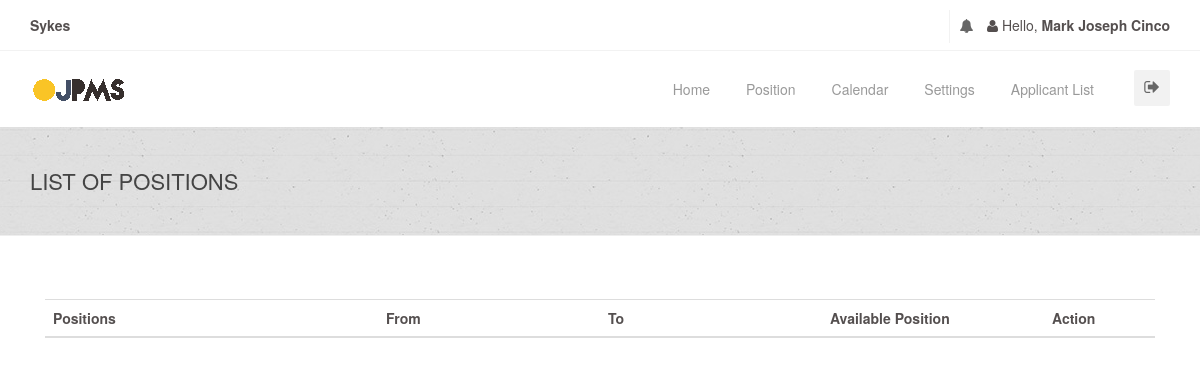
/company/company-positionlist.php (signed in), run on an earlier commit of the app's database.
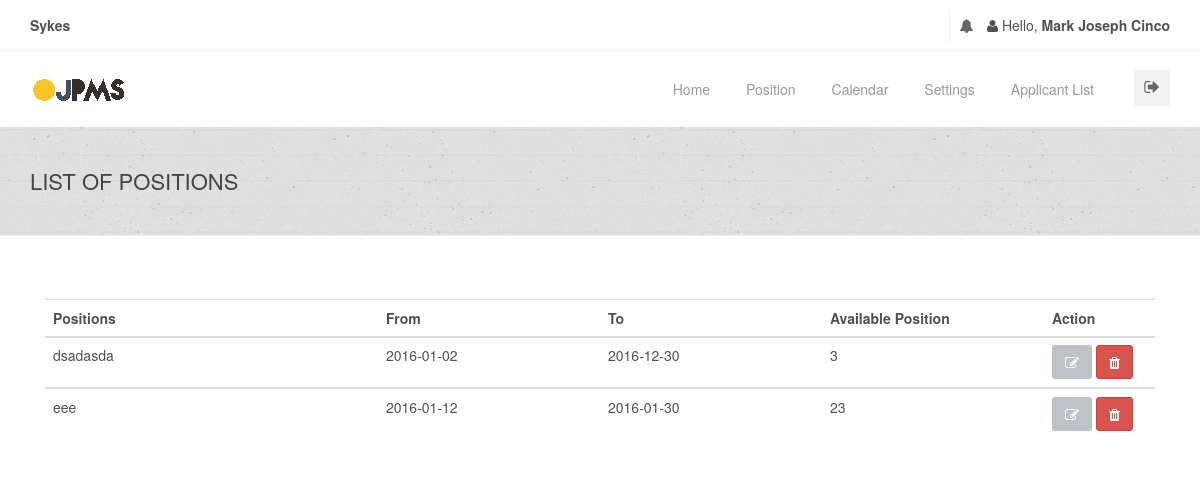
And on a later commit of the database.
### tables this page shows
CREATE TABLE `companyinfotbl` (
  `CompanyID` int(255) NOT NULL AUTO_INCREMENT,
  `CompanyName` varchar(255) DEFAULT NULL,
  `Description` varchar(10000) DEFAULT NULL,
  `Industry` varchar(255) DEFAULT '',
  `Classification` varchar(255) DEFAULT NULL,
  `City` varchar(255) DEFAULT NULL,
  `PostalCode` varchar(255) DEFAULT NULL,
  `PhoneNum` varchar(255) DEFAULT NULL,
  `MobileNum` varchar(255) DEFAULT NULL,
  `Fax` varchar(255) DEFAULT NULL,
  `FirstName` varchar(255) DEFAULT NULL,
  `MiddleName` varchar(255) DEFAULT NULL,
  `LastName` varchar(255) DEFAULT NULL,
  `Position` varchar(255) DEFAULT NULL,
  `Department` varchar(255) DEFAULT NULL,
  `Email` varchar(255) DEFAULT NULL,
  `Password` varchar(255) DEFAULT NULL,
  `SaltedPassword` varchar(255) DEFAULT NULL,
  `Address` varchar(255) DEFAULT NULL,
  `Status` varchar(255) DEFAULT NULL,
  `Wesbite` varchar(255) DEFAULT NULL,
  PRIMARY KEY (`CompanyID`)
);

CREATE TABLE `comppositiontbl` (
  `PositionID` int(11) NOT NULL AUTO_INCREMENT,
  `CompanyID` varchar(50) DEFAULT NULL,
  `Email` varchar(255) DEFAULT NULL,
  `PostingDateFrom` varchar(255) DEFAULT NULL,
  `PostingDateTo` varchar(255) DEFAULT NULL,
  `PositionLevel` varchar(255) DEFAULT NULL,
  `JobDescription` varchar(255) DEFAULT NULL,
  `JSpecialization` varchar(255) DEFAULT NULL,
  `EType` varchar(255) DEFAULT NULL,
  `AvPosition` varchar(255) DEFAULT NULL,
  `MonthlySalary` varchar(255) DEFAULT NULL,
  `YExperience` varchar(255) DEFAULT NULL,
  `RelatedCourses` varchar(255) DEFAULT NULL,
  `DegreeLevel` varchar(255) DEFAULT NULL,
  `Languages` varchar(255) DEFAULT NULL,
  `ReqSkills` varchar(500) DEFAULT NULL,
  PRIMARY KEY (`PositionID`)
);

### connection.php (called while the page is built, shortened)
<?php
class GSecureSQLConfig
{
    static function get_mysqli_config($type = NULL)
    {
        if (strtoupper($type) == 'LOCALHOST') {
            return array(
                'host' => 'localhost:3306',
                'user' => 'root',
                'pass' => '',
                'db' => 'e2edb'
            );
        } else {
            return array(
                'host' => 'mysql.hostinger.ph',
                'user' => 'u987316885_e2edb',
                'pass' => 'o2ehQX3wqO',
                'db' => 'u987316885_e2edb'
            );
        }
    }
}
class GSecureSQL
{
    private static $config;
    private static function _get_mysqli_config()
    {
        self::$config = GSecureSQLConfig::get_mysqli_config();
    }
    static function query($sql, $has_return = FALSE, $types = NULL)
    {
        $cn = new mysqli(
            self::$config['host'],
            self::$config['user'],
            self::$config['pass'],
            self::$config['db']
        );
        $ret = NULL;
        $st = $cn->prepare($sql);
        if (is_null($types)) {
            if (!$has_return) {
                $st->execute();
                $st->close();
                $cn->close();
                $ret = 'Query has been executed';
            } else {
                $st->execute();
                $code_result = '$st->bind_result(';
                $bool = false;
                $p = array();
                for($i = 0; $i < $st->field_count; $i++){
                    if(!$bool){
                        $bool = true;
                        $code_result .= '$p[' . $i . ']';
                    }else{
                        $code_result .= ',$p[' . $i . ']';
                    }
                }
                $code_result .= ');';
                eval($code_result);
                $ret = array();
                $k = 0;
                while($st->fetch()){
                    for($i = 0; $i < count($p); $i++){
                        $ret[$k][$i] = $p[$i];
                    }
                    $k++;
                }
                $st->close();
                $cn->close();
            }
        } else {
            if (!$has_return) {
                $arg = func_get_args();
                $code = '$st->bind_param($types';
                for ($i = 3; $i < count($arg); $i++) {
                    $code .= ',$arg[' . $i . ']';
                }
                $code .= ');';
                eval($code);
                $st->execute();
                $st->close();
                $cn->close();
            } else {
                $arg = func_get_args();
                $code = '$st->bind_param($types';
                for ($i = 3; $i < count($arg); $i++) {
                    $code .= ',$arg[' . $i . ']';
                }
                $code .= ');';
                eval($code);
                $st->execute();
                $code_result = '$st->bind_result(';
                $bool = false;
                $p = array();
                for($i = 0; $i < $st->field_count; $i++){
                    if(!$bool){
                        $bool = true;
                        $code_result .= '$p[' . $i . ']';
                    }else{
                        $code_result .= ',$p[' . $i . ']';
                    }
                }
                $code_result .= ');';
                eval($code_result);
                $ret = array();
                $k = 0;
                while($st->fetch()){
                    for($i = 0; $i < count($p); $i++){
                        $ret[$k][$i] = $p[$i];
                    }
                    $k++;
                }
            }
        }
        return $ret;
    }
}

### company/company-positionlist.php (the view, shortened to what this page needs)
<?php
include('../connection.php');
if(isset($_SESSION['CompanyID'])){
    $CompanyID = $_SESSION['CompanyID'];
}
else{
    header("location: ../login-company.php");
}
$companyinfo_tbl =
    GSecureSQL::query(
        "SELECT CompanyName, FirstName, LastName FROM companyinfotbl WHERE CompanyID = ?",
        TRUE,
        "s",
        $CompanyID
    );
$CompanyName = $companyinfo_tbl[0][0];
$cFirstName = $companyinfo_tbl[0][1];
$cLastName = $companyinfo_tbl[0][2];
?>
<!doctype html>
<html lang="en">
<head>
    <link href="../css/bootstrap.min.css" rel="stylesheet"/>
    <link href="../css/bootstrapValidator.min.css" rel="stylesheet"/>
    <link rel="stylesheet" href="../css/font-awesome.min.css" type="text/css" media="screen">
    <link href="../fonts/ffonts/montserrat.css" rel="stylesheet" type="text/css">
    <link href="../fonts/ffonts/kaushan.css" rel="stylesheet" type="text/css">
    <link href="../fonts/ffonts/droid.css" rel="stylesheet" type="text/css">
    <link href="../fonts/ffonts/roboto.css" rel="stylesheet" type="text/css">
    <link rel="stylesheet" type="text/css" href="../css/slicknav.css" media="screen">
    <link rel="stylesheet" type="text/css" href="../css/style.css" media="screen">
    <link rel="stylesheet" type="text/css" href="../css/responsive.css" media="screen">
    <link rel="stylesheet" type="text/css" href="../css/animate.css" media="screen">
    <link rel="stylesheet" type="text/css" href="../css/colors/yellow.css" title="yellow" media="screen"/>
</head>
<body>
<div id="container">
    <div class="hidden-header"></div>
    <header class="clearfix">
        <div class="top-bar">
            <div class="container">
                <div class="row">
                    <div class="col-md-6">
                        <ul class="contact-details">
                            <li class="profile-name"><b><?php echo $CompanyName; ?></b></li>
                        </ul>
                    </div>
                    <div class="col-md-6">
                        <ul class="social-list">
                            <li class="profile-name">
                                <a class="bell itl-tooltip" data-placement="bottom" title="" href="#"
                                   data-original-title="Notification"><i class="fa fa-bell"></i></a>
                            </li>
                            <li class="profile-name">
                            </li>
                            <li class="profile-name">
                                <i class="fa fa-user"></i> Hello, <b><?php echo $cFirstName . " " . $cLastName; ?></b>
                            </li>
                        </ul>
                    </div>
                </div>
            </div>
        </div>
        <div class="navbar navbar-default navbar-top">
            <div class="container">
                <div class="navbar-header">
                    <a class="navbar-brand" href="">
                        <img src="../images/ojpms.png">
                    </a>
                </div>
                <div class="navbar-collapse collapse">
                    <div class="signout-side">
                        <a class="show-signout" data-toggle='modal' data-target='#Logout'><i class="fa fa-sign-out"></i></a>
                    </div>
                    <ul class="nav navbar-nav navbar-right">
                        <li>
                            <a href="company.php">Home</a>
                        </li>
                        <li>
                            <a>Position</a>
                        </li>
                        <li>
                            <a href="company-calendar.php">Calendar</a>
                        </li>
                        <li><a href="company-settings.php">Settings</a>
                        </li>
                        <li>
                            <a>Applicant List</a>
                        </li>
                    </ul>
                </div>
            </div>
    </header>
</div>
<div class="page-banner" style="padding:40px 0; center #f9f9f9;">
    <div class="container">
        <div class="row">
            <div class="col-md-6">
                <h2>List of Positions</h2>
            </div>
        </div>
    </div>
</div>
<br><br><br>
<div class="container">
    <div class="col-md-12">
        <table class="table segment table-hover" width="100%" cellpadding="0">
            <thead>
            <tr>
                <th width='30%' class='tabletitle'>Positions</th>
                <th width='20%' class='tabletitle'>From</th>
                <th width='20%' class='tabletitle'>To</th>
                <th width='20%' class='tabletitle'>Available Position</th>
                <th width='15%' class='tabletitle'>Action</th>
            </thead>
            <?php
            $compposition_tbl =
                GSecureSQL::query(
                    "SELECT
                        PositionID,
                        PositionLevel,
                        PostingDateFrom,
                        PostingDateTo,
                        AvPosition
                    FROM
                      comppositiontbl
                    WHERE CompanyID = ? ORDER BY PostingDateFrom ASC",
                    TRUE,
                    "s",
                    $CompanyID
                );
            foreach ($compposition_tbl as $value) {
                $PositionLevel = $value[1];
                $PostingDateFrom = $value[2];
                $PostingDateTo = $value[3];
                $AvPosition = $value[4];
                ?>
                <tbody>
                <tr>
                    <td width=20% class='tabletitle'><?php echo $PositionLevel; ?></td>
                    <td width=20% class='tabletitle'><?php echo $PostingDateFrom; ?></td>
                    <td width=20% class='tabletitle'><?php echo $PostingDateTo; ?></td>
                    <td width=20% class='tabletitle'><?php echo $AvPosition; ?></td>
                    <td width=15% class='tabletitle'>
                        <a id='Edit' name="btnedit" href="company-editposition.php" class='btn btn-default'>
                            <i class='fa fa-pencil-square-o fa-1x'></i>
                        </a>
                        <button name='btndelete' href="" class='btn btn-danger'>
                            <i class='fa fa-trash fa-1x'></i>
                        </button>
                    </td>
                </tr>
                </tbody>
                <?php
            }
            ?>
        </table>
    </div>
</div>
</body>
</html>

### css/colors/yellow.css (style rules this page uses)
a { color: #444; }
.navbar-default .navbar-nav > li > a:after { background-color: #f8ba01; }

What changed in the data, as far as the page shows it:
added comppositiontbl: PositionLevel "dsadasda", PostingDateFrom "2016-01-02", PostingDateTo "2016-12-30", AvPosition "3"
added comppositiontbl: PositionLevel "eee", PostingDateFrom "2016-01-12", PostingDateTo "2016-01-30", AvPosition "23"
